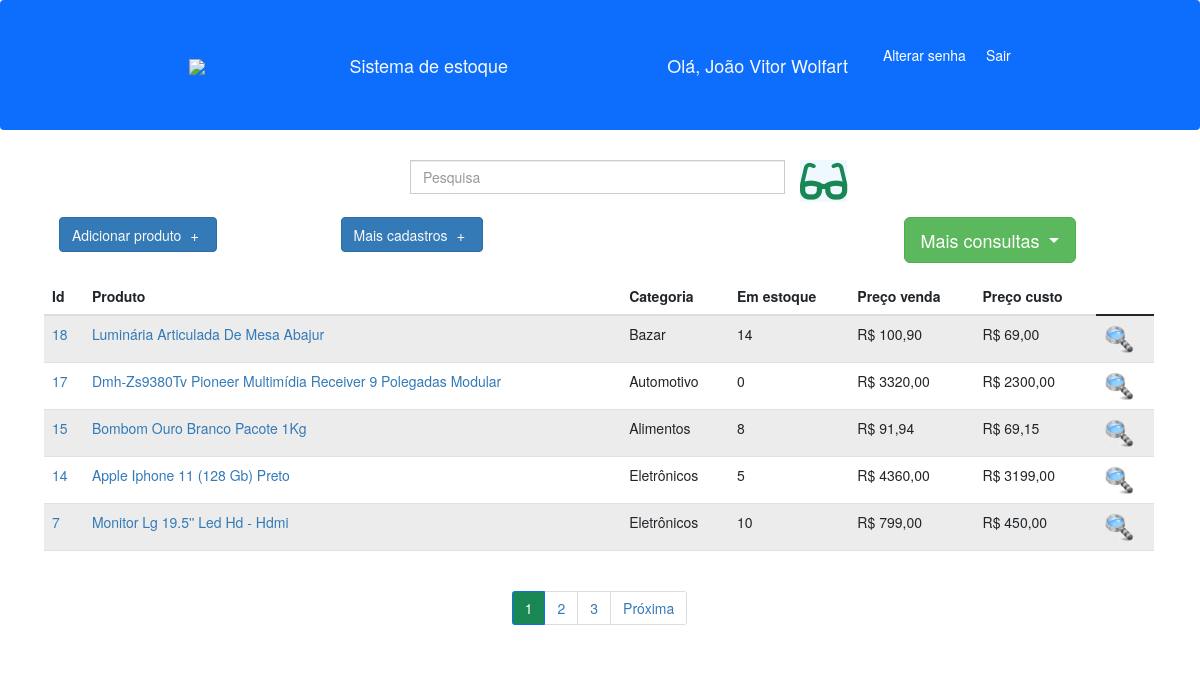
Page /home/ (signed in) on the earlier database version.
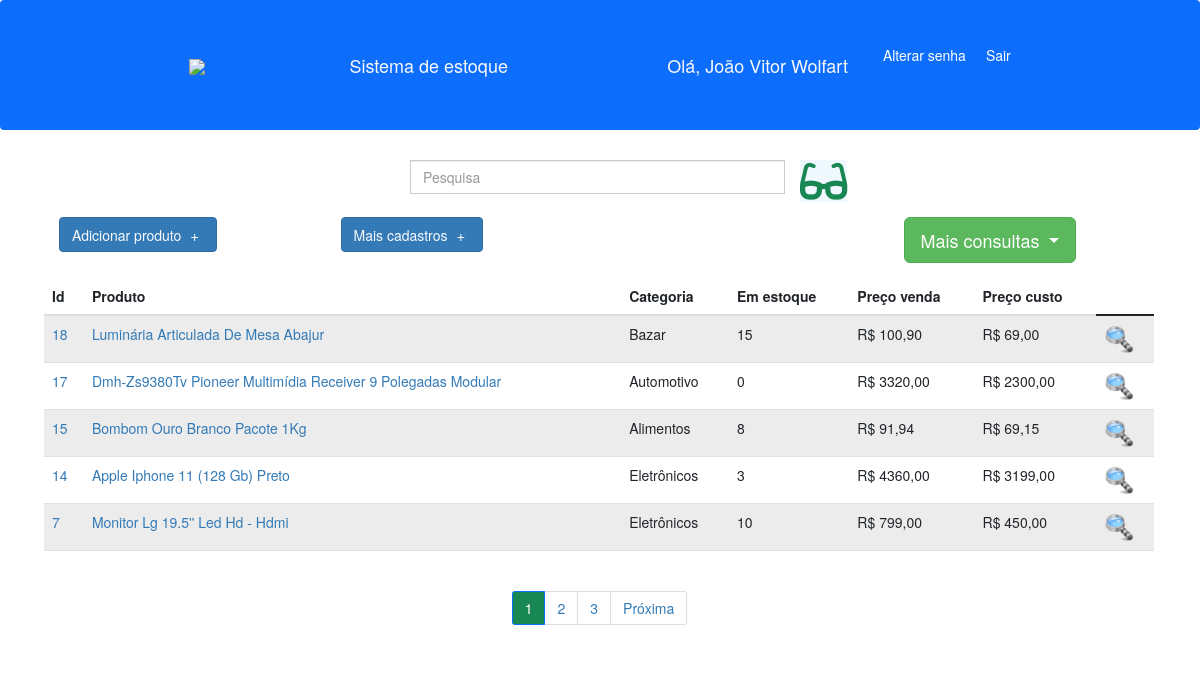
Same page on the later database version.
### produtos/models.py (models this page shows, shortened)
class Produto(models.Model):
    produto = models.CharField(max_length=200)
    categoria = models.ForeignKey(Categoria, on_delete=models.DO_NOTHING)
    medida = models.ForeignKey(Medidas, on_delete=models.DO_NOTHING, blank=True, null=True)
    data_ultima_compra = models.DateField(blank=True, null=True)
    preco_ultima_compra = models.DecimalField(max_digits=7, decimal_places=2, blank=True, null=True)
    preco_venda = models.DecimalField(max_digits=7, decimal_places=2, blank=True, null=True)
    data_ultima_venda = models.DateField(blank=True, null=True)
    estoque = models.IntegerField(default=0)
    informacoes = models.TextField(blank=True, null=True)
    foto = models.ImageField(blank=True, upload_to='fotos')
    usuario = models.ForeignKey(User, on_delete=models.CASCADE, blank=True, null=True)
    ativo = models.BooleanField(default=True)

class Categoria(models.Model):
    categoria = models.CharField(max_length=100)
    def __str__(self):
        return self.categoria

### produtos/views.py (the view)
# urls.py: path('home/', views.index, name='home'),
@login_required(login_url='login')
def index(request):
    user = request.user
    produtos = Produto.objects.all().filter(
        ativo=True, usuario=user
    ).order_by('-id')
    paginator = Paginator(produtos, 5)
    page = request.GET.get('p')
    produtos = paginator.get_page(page)
    return render(request, 'paginas/index.html', {'produtos':produtos})

### produtos/templates/paginas/index.html (shortened to what this page needs)
{% extends 'base.html'%}
{% load static%}
{%block 'conteudo'%}
    <div class="input-group mb-3">
      <form action="{% url 'pesquisa'%}" method="get">
      <div class="row">
        <div class="col-4"></div>
        <div class="col-6">
          <div class="row">
            <div class="col-8">
              <input type="search" class="form-control" placeholder="Pesquisa" name="termo" value="{{request.GET.termo}}" aria-label="Example text with button addon" aria-describedby="button-addon1">
            </div>
            <div class="col-4">
              <button type="submit" style="border: none; background-color: aliceblue;"><i class="fas fa-glasses fa-3x fa-bounce text-success"></i></button>
            </div>
          </div>
        </div>
      </form>
    </div>
    <div class="row">
      <div class="col-md-3">
        <a href="{% url 'adicionar_produto'%}" class="btn btn-primary text-light my-4">Adicionar produto  <span class="fs-4 px-2">+</span></a>
      </div>
      <div class="col-md-3">
        <a href="{% url 'cadastros'%}" class="btn btn-primary text-light my-4">Mais cadastros  <span class="fs-4 px-2">+</span></a>
      </div>
      <div class="col-md-3">
      </div>
      <div class="col-md-3">
        <div class="dropdown">
          <button class="btn btn-lg btn-success dropdown-toggle my-4" type="button" id="dropdownMenuButton1" data-bs-toggle="dropdown" aria-expanded="false">
            Mais consultas
          </button>
        </div>
      </div>
    </div>
    <table class="table table-striped table-hover">
        <thead>
          <tr>
            <th scope="col">Id</th>
            <th scope="col">Produto</th>
            <th scope="col">Categoria</th>
            <th scope="col">Em estoque</th>
            <th scope="col">Preço venda</th>
            <th scope="col">Preço custo</th>
          </tr>
        </thead>
        <tbody>
          {% for p in produtos%}
          <tr>
              <td><a href="{% url 'detalhes' p.id %}">{{p.id}}</a></td>
              <td><a href="{% url 'detalhes' p.id %}">{{p.produto}}</a></td>
              <td>{{p.categoria}}</td>
              <td>{{p.estoque}}</td>
              <td>R$ {{p.preco_venda}}</td>
              {%if p.preco_ultima_compra%}
              <td>R$ {{p.preco_ultima_compra}}</td>
              {% else %}
              <td>Nenhuma compra realizada</td>
              {% endif %}
              <td><a href="{% url 'relatorio' p.id %}" title="Ver movimentação do produto"><img src="{% static 'img/lupa2.png'%}" style="max-width: 30px;"></a></td>
          </tr>
          {%endfor%}
        </tbody>
      </table>
      <nav aria-label="Page navigation example" class="text-center justify-content-center">
        <ul class="pagination justify-content-center text-center">
          {%for pagina in produtos.paginator.page_range%}
          {%if produtos.number == pagina%}
            <li class="page-item active"><a class="page-link bg-success" href="?p={{pagina}}&termo={{request.GET.termo}}">{{pagina}}</a></li>
          {% else %}
            <li class="page-item"><a class="page-link" href="?p={{pagina}}&termo={{request.GET.termo}}">{{pagina}}</a></li>
          {%endif%}
          {%endfor%}
          {%if produtos.has_next%}
          <li class="page-item">
            <a class="page-link" href="?p={{produtos.next_page_number}}&termo={{request.GET.termo}}">Próxima</a>
          </li>
          {%endif%}
        </ul>
      </nav>
{%endblock%}

Differences in the rows shown:
changed Produto "Luminária Articulada De Mesa Abajur": estoque "14" → "15"
changed Produto "Apple Iphone 11 (128 Gb) Preto": estoque "5" → "3"
